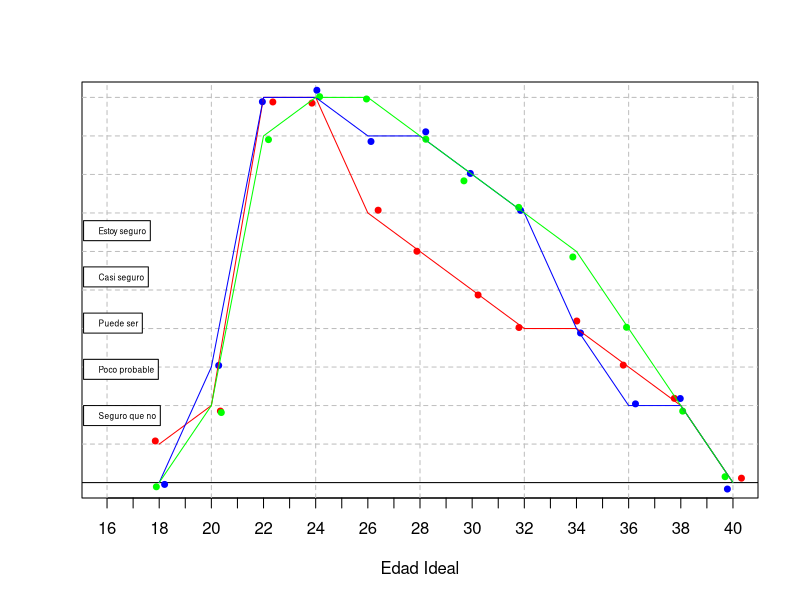

Generate this figure with R: (Note: this script raises an error after producing the figure.)
## ---- chunk 1
knitr::opts_chunk$set(
	echo = T,
	fig.align = "center",
	fig.pos = "H",
	message = FALSE,
	warning = FALSE
)
## ---- chunk 2
persona1 <- data.frame(
  edad = c(18, 20, 22, 24, 26, 28, 30, 32, 34, 36, 38, 40),
  valor = c(5, 10, 50, 50, 35, 30, 25, 20, 20, 15, 10, 0)
)

## ---- chunk 3
persona2 <- data.frame(
  edad = c(18, 20, 22, 24, 26, 28, 30, 32, 34, 36, 38, 40),
  valor = c(0,15,50,50,45,45,40,35,20,10,10,0)
)
## ---- chunk 4
persona3 <- data.frame(
  edad = c(18, 20, 22, 24, 26, 28, 30, 32, 34, 36, 38, 40),
  valor = c(0,10,45,50,50,45,40,35,30,20,10,0)
  
)
## ---- chunk 5
all_personas <- rbind(persona1, persona2, persona3)
## ---- chunk 6
par(lab=c(30,20,20))
par(yaxt='n')
plot(c(1000000,3500000),c(0,50),type='n',ylab='',xlab='Edad Ideal', 
     xlim = c(16, 40))

abline(v=c(0,4,8,12,16,20,24,28,32,36,40),lty=2,col='grey')
abline(h=0)
abline(h=c(5,10,15,20,25,30,35,40,45,50),lty=2,col='grey')
legend(15.1,10,'Seguro que no',cex=0.5,bg='white')
legend(15.1,16,'Poco probable',cex=0.5,bg='white')
legend(15.1,22,'Puede ser',cex=0.5,bg='white')
legend(15.1,28,'Casi seguro',cex=0.5,bg='white')
legend(15.1,34,'Estoy seguro',cex=0.5,bg='white')

# Agrega los valores de las personas como puntos con diferentes alturas en Y que son las categorias
points(x=jitter(persona1$edad), y=jitter(persona1$valor), col="red", pch=19,cex = 0.8)
points(x=jitter(persona2$edad), y=jitter(persona2$valor), col="blue", pch=19,cex = 0.8)
points(x=jitter(persona3$edad), y=jitter(persona3$valor), col="green", pch=19, cex = 0.8)
# Añade líneas que unen los puntos de cada persona
lines(x=persona1$edad, y=persona1$valor, col="red")
lines(x=persona2$edad, y=persona2$valor, col="blue")
lines(x=persona3$edad, y=persona3$valor, col="green")
## ---- chunk 7
Nsimulaciones <- 1000
muestra1 <- sample(persona1$valor, Nsimulaciones, replace = TRUE, prob = persona1$valor)
muestra2 <- sample(persona2$valor, Nsimulaciones, replace = TRUE, prob = persona2$valor)
muestra3 <- sample(persona3$valor, Nsimulaciones, replace = TRUE, prob = persona3$valor)
## ---- chunk 8
proporcion1 <- prop.table(persona1$valor)
proporcion2 <- prop.table(persona2$valor)
proporcion3 <- prop.table(persona3$valor)
proporciones <- prop.table(table(c(muestra1, muestra2, muestra3)))
## ---- chunk 9
# Calcula el promedio de las proporciones
promedio <- (proporcion1 + proporcion2 + proporcion3) / 3
edad <- seq(18,50,2)
# Agrega el promedio al gráfico
plot(edad, proporcion1, type = 'b', ylab = 'Densidad', xlab = 'Edad del Novio')
title(main = 'Edad Ideal de la Pareja de una Mujer de 22 Años')
points(edad, proporcion2, type = 'b', col = 'blue')
points(edad, proporcion3, type = 'b', col = 'red')
points(edad, promedio, type = 'b', col = 'green')
legend(35, 0.18, c('Experto 1', 'Experto 2', 'Experto 3', 'Promedio'), lty = c(1, 1, 1, 1), col = c('black', 'blue', 'red', 'green'))

## ---- chunk 10
combinado <- rbind(persona1, persona2, persona3)

# Calcular la media ponderada por edad
library(dplyr)
resultado <- combinado %>%
  group_by(edad) %>%
  summarise(valor = mean(valor))

## ---- chunk 11
# Cargar la librería para gráficos
library(ggplot2)

# Crear el gráfico de barras
ggplot(resultado, aes(x=edad, y=valor)) +
  geom_bar(stat="identity", fill="steelblue") +
  theme_minimal() +
  labs(x="Edad", y="Valor", title="Distribución combinada de las edades ideales")

## ---- chunk 12
#Simulacion densidad chi-cuadrada
chi <- rchisq(Nsimulaciones, 3)
#Simulacion densidad normal
normal <- rnorm(Nsimulaciones, 25, 5)
#Simulacion densidad t-student
tstudent <- rt(Nsimulaciones, 3)
#Simulacion densidad exponencial
exponencial <- rexp(Nsimulaciones, 0.1)
#Simulacion demsidad gamma
gamma <- rgamma(Nsimulaciones, 2, 0.1)
#Simulacion densidad beta
beta <- rbeta(Nsimulaciones, 2, 5)
#Simulacion densidad log-normal
lognormal <- rlnorm(Nsimulaciones, 0, 1)
## ---- chunk 13
# Densidad de funciones
par(mfrow=c(3,3))
hist(chi, main="Chi-cuadrada", col="lightblue", border="black")
hist(normal, main="Normal", col="lightblue", border="black")
hist(tstudent, main="T-Student", col="lightblue", border="black")
hist(exponencial, main="Exponencial", col="lightblue", border="black")
hist(gamma, main="Gamma", col="lightblue", border="black")
hist(beta, main="Beta", col="lightblue", border="black")
hist(lognormal, main="Log-Normal", col="lightblue", border="black")
## ---- chunk 14
#Densidad
par(mfrow=c(3,3))
plot(density(chi), main="Chi-cuadrada", col="lightblue", lwd=2)
plot(density(normal), main="Normal", col="lightblue", lwd=2)
plot(density(tstudent), main="T-Student", col="lightblue", lwd=2)
plot(density(exponencial), main="Exponencial", col="lightblue", lwd=2)
plot(density(gamma), main="Gamma", col="lightblue", lwd=2)
plot(density(beta), main="Beta", col="lightblue", lwd=2)
plot(density(lognormal), main="Log-Normal", col="lightblue", lwd=2)
## ---- chunk 15
# Load the necessary library
library(ggplot2)

# Create a data frame with example data (replace with your actual data)
# For demonstration purposes, I'll use random data
set.seed(123)
data <- data.frame(
  chi = rchisq(100, df = 5),
  normal = rnorm(100),
  tstudent = rt(100, df = 10),
  exponencial = rexp(100, rate = 0.1),
  gamma = rgamma(100, shape = 2, rate = 0.1),
  beta = rbeta(100, shape1 = 2, shape2 = 5),
  lognormal = rlnorm(100)
)

# Create histograms using ggplot2
histograms <- lapply(names(data), function(var_name) {
  ggplot(data, aes(x = .data[[var_name]])) +
    geom_histogram(binwidth = 1, fill = "lightblue", color = "black") +
    labs(title = var_name) +
    theme_minimal()
})

# Arrange histograms in a grid (3x3)
library(gridExtra)
grid.arrange(grobs = histograms, ncol = 3)

# Create density plots using ggplot2
density_plots <- lapply(names(data), function(var_name) {
  ggplot(data, aes(x = .data[[var_name]])) +
    geom_density(fill = "lightblue", color = "black", alpha = 0.7) +
    labs(title = var_name) +
    theme_minimal()
})

# Arrange density plots in a grid (3x3)
grid.arrange(grobs = density_plots, ncol = 3)

## ---- chunk 16
